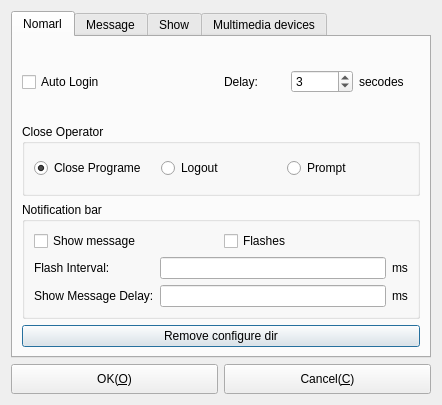
<?xml version="1.0" encoding="UTF-8"?>
<ui version="4.0">
 <class>CDlgOptions</class>
 <widget class="QDialog" name="CDlgOptions">
  <property name="geometry">
   <rect>
    <x>0</x>
    <y>0</y>
    <width>442</width>
    <height>405</height>
   </rect>
  </property>
  <property name="windowTitle">
   <string>Options</string>
  </property>
  <layout class="QGridLayout" name="gridLayout_13">
   <item row="0" column="0">
    <widget class="QTabWidget" name="tabWidget">
     <property name="currentIndex">
      <number>0</number>
     </property>
     <widget class="QWidget" name="Nomarl">
      <attribute name="title">
       <string>Nomarl</string>
      </attribute>
      <layout class="QGridLayout" name="gridLayout_9">
       <item row="0" column="0">
        <layout class="QHBoxLayout" name="horizontalLayout_10">
         <item>
          <widget class="QCheckBox" name="cbAutoLogin">
           <property name="sizePolicy">
            <sizepolicy hsizetype="Preferred" vsizetype="Fixed">
             <horstretch>0</horstretch>
             <verstretch>0</verstretch>
            </sizepolicy>
           </property>
           <property name="text">
            <string>Auto Login</string>
           </property>
          </widget>
         </item>
         <item>
          <layout class="QHBoxLayout" name="horizontalLayout_9">
           <item>
            <widget class="QLabel" name="label_6">
             <property name="text">
              <string>Delay:</string>
             </property>
             <property name="wordWrap">
              <bool>true</bool>
             </property>
            </widget>
           </item>
           <item>
            <widget class="QSpinBox" name="sbDelayTime">
             <property name="sizePolicy">
              <sizepolicy hsizetype="Preferred" vsizetype="Fixed">
               <horstretch>0</horstretch>
               <verstretch>0</verstretch>
              </sizepolicy>
             </property>
             <property name="value">
              <number>3</number>
             </property>
            </widget>
           </item>
           <item>
            <widget class="QLabel" name="label_5">
             <property name="text">
              <string>secodes</string>
             </property>
             <property name="wordWrap">
              <bool>true</bool>
             </property>
            </widget>
           </item>
          </layout>
         </item>
        </layout>
       </item>
       <item row="1" column="0">
        <widget class="QGroupBox" name="groupBox_6">
         <property name="title">
          <string>Close Operator</string>
         </property>
         <layout class="QGridLayout" name="gridLayout_8">
          <item row="0" column="0">
           <widget class="QRadioButton" name="rBtnClosePrograme">
            <property name="text">
             <string>Close Programe</string>
            </property>
            <property name="checked">
             <bool>true</bool>
            </property>
           </widget>
          </item>
          <item row="0" column="1">
           <widget class="QRadioButton" name="rBtnLogout">
            <property name="text">
             <string>Logout</string>
            </property>
           </widget>
          </item>
          <item row="0" column="2">
           <widget class="QRadioButton" name="tBtnPrompt">
            <property name="text">
             <string>Prompt</string>
            </property>
           </widget>
          </item>
         </layout>
        </widget>
       </item>
       <item row="2" column="0">
        <widget class="QGroupBox" name="groupBox">
         <property name="sizePolicy">
          <sizepolicy hsizetype="Preferred" vsizetype="Preferred">
           <horstretch>0</horstretch>
           <verstretch>0</verstretch>
          </sizepolicy>
         </property>
         <property name="minimumSize">
          <size>
           <width>0</width>
           <height>50</height>
          </size>
         </property>
         <property name="title">
          <string>Notification bar</string>
         </property>
         <layout class="QGridLayout" name="gridLayout_2">
          <item row="1" column="0">
           <layout class="QHBoxLayout" name="horizontalLayout_2">
            <item>
             <widget class="QLabel" name="label">
              <property name="sizePolicy">
               <sizepolicy hsizetype="Preferred" vsizetype="Preferred">
                <horstretch>0</horstretch>
                <verstretch>0</verstretch>
               </sizepolicy>
              </property>
              <property name="minimumSize">
               <size>
                <width>120</width>
                <height>0</height>
               </size>
              </property>
              <property name="text">
               <string>Flash Interval: </string>
              </property>
              <property name="scaledContents">
               <bool>false</bool>
              </property>
              <property name="wordWrap">
               <bool>true</bool>
              </property>
             </widget>
            </item>
            <item>
             <widget class="QLineEdit" name="txtFlashInterval">
              <property name="sizePolicy">
               <sizepolicy hsizetype="Expanding" vsizetype="Fixed">
                <horstretch>0</horstretch>
                <verstretch>0</verstretch>
               </sizepolicy>
              </property>
             </widget>
            </item>
            <item>
             <widget class="QLabel" name="label_2">
              <property name="text">
               <string>ms</string>
              </property>
              <property name="wordWrap">
               <bool>true</bool>
              </property>
             </widget>
            </item>
           </layout>
          </item>
          <item row="2" column="0">
           <layout class="QHBoxLayout" name="horizontalLayout_4">
            <item>
             <widget class="QLabel" name="label_4">
              <property name="sizePolicy">
               <sizepolicy hsizetype="Preferred" vsizetype="Preferred">
                <horstretch>0</horstretch>
                <verstretch>0</verstretch>
               </sizepolicy>
              </property>
              <property name="minimumSize">
               <size>
                <width>120</width>
                <height>0</height>
               </size>
              </property>
              <property name="text">
               <string>Show Message Delay:</string>
              </property>
              <property name="wordWrap">
               <bool>true</bool>
              </property>
             </widget>
            </item>
            <item>
             <widget class="QLineEdit" name="txtShowMessageDelay">
              <property name="sizePolicy">
               <sizepolicy hsizetype="Expanding" vsizetype="Fixed">
                <horstretch>0</horstretch>
                <verstretch>0</verstretch>
               </sizepolicy>
              </property>
             </widget>
            </item>
            <item>
             <widget class="QLabel" name="label_3">
              <property name="text">
               <string>ms</string>
              </property>
              <property name="wordWrap">
               <bool>true</bool>
              </property>
             </widget>
            </item>
           </layout>
          </item>
          <item row="0" column="0">
           <layout class="QHBoxLayout" name="horizontalLayout_3">
            <item>
             <widget class="QCheckBox" name="cbNotificationShowMessage">
              <property name="sizePolicy">
               <sizepolicy hsizetype="Preferred" vsizetype="Preferred">
                <horstretch>0</horstretch>
                <verstretch>0</verstretch>
               </sizepolicy>
              </property>
              <property name="text">
               <string>Show message</string>
              </property>
             </widget>
            </item>
            <item>
             <widget class="QCheckBox" name="cbNotificationFlash">
              <property name="sizePolicy">
               <sizepolicy hsizetype="Preferred" vsizetype="Preferred">
                <horstretch>0</horstretch>
                <verstretch>0</verstretch>
               </sizepolicy>
              </property>
              <property name="text">
               <string>Flashes</string>
              </property>
             </widget>
            </item>
           </layout>
          </item>
         </layout>
        </widget>
       </item>
       <item row="3" column="0">
        <widget class="QPushButton" name="pbResetConfigure">
         <property name="text">
          <string>Remove configure dir</string>
         </property>
        </widget>
       </item>
      </layout>
     </widget>
     <widget class="QWidget" name="Message">
      <attribute name="title">
       <string>Message</string>
      </attribute>
      <layout class="QGridLayout" name="gridLayout_10">
       <item row="0" column="0">
        <widget class="QCheckBox" name="cbMessageSound">
         <property name="sizePolicy">
          <sizepolicy hsizetype="Preferred" vsizetype="Preferred">
           <horstretch>0</horstretch>
           <verstretch>0</verstretch>
          </sizepolicy>
         </property>
         <property name="text">
          <string>Receiving a message alert tone</string>
         </property>
        </widget>
       </item>
       <item row="1" column="0">
        <widget class="QGroupBox" name="gBSendMessage">
         <property name="title">
          <string>Send message key</string>
         </property>
         <layout class="QGridLayout" name="gridLayout_5">
          <item row="0" column="0">
           <widget class="QRadioButton" name="rBtnCTRLENTER">
            <property name="sizePolicy">
             <sizepolicy hsizetype="Preferred" vsizetype="Fixed">
              <horstretch>0</horstretch>
              <verstretch>0</verstretch>
             </sizepolicy>
            </property>
            <property name="text">
             <string>CTRL+ENTER</string>
            </property>
            <property name="checked">
             <bool>true</bool>
            </property>
           </widget>
          </item>
          <item row="0" column="1">
           <widget class="QRadioButton" name="rbtnENTER">
            <property name="sizePolicy">
             <sizepolicy hsizetype="Preferred" vsizetype="Fixed">
              <horstretch>0</horstretch>
              <verstretch>0</verstretch>
             </sizepolicy>
            </property>
            <property name="text">
             <string>ENTER</string>
            </property>
            <property name="checked">
             <bool>false</bool>
            </property>
           </widget>
          </item>
         </layout>
        </widget>
       </item>
       <item row="2" column="0">
        <widget class="QGroupBox" name="groupBox_5">
         <property name="sizePolicy">
          <sizepolicy hsizetype="Preferred" vsizetype="Preferred">
           <horstretch>0</horstretch>
           <verstretch>0</verstretch>
          </sizepolicy>
         </property>
         <property name="title">
          <string>Screen Shot to</string>
         </property>
         <layout class="QGridLayout" name="gridLayout">
          <item row="0" column="0">
           <widget class="QRadioButton" name="rBtn_clipboard">
            <property name="sizePolicy">
             <sizepolicy hsizetype="Preferred" vsizetype="Preferred">
              <horstretch>0</horstretch>
              <verstretch>0</verstretch>
             </sizepolicy>
            </property>
            <property name="text">
             <string>Clipboard</string>
            </property>
           </widget>
          </item>
          <item row="0" column="1">
           <widget class="QRadioButton" name="rBtn_save">
            <property name="sizePolicy">
             <sizepolicy hsizetype="Preferred" vsizetype="Preferred">
              <horstretch>0</horstretch>
              <verstretch>0</verstretch>
             </sizepolicy>
            </property>
            <property name="text">
             <string>save</string>
            </property>
           </widget>
          </item>
          <item row="0" column="2">
           <widget class="QRadioButton" name="rBtn_send">
            <property name="sizePolicy">
             <sizepolicy hsizetype="Preferred" vsizetype="Preferred">
              <horstretch>0</horstretch>
              <verstretch>0</verstretch>
             </sizepolicy>
            </property>
            <property name="text">
             <string>send</string>
            </property>
           </widget>
          </item>
         </layout>
        </widget>
       </item>
      </layout>
     </widget>
     <widget class="QWidget" name="Show">
      <attribute name="title">
       <string>Show</string>
      </attribute>
      <layout class="QGridLayout" name="gridLayout_7">
       <item row="0" column="0">
        <widget class="QGroupBox" name="groupBox_2">
         <property name="sizePolicy">
          <sizepolicy hsizetype="Preferred" vsizetype="Fixed">
           <horstretch>0</horstretch>
           <verstretch>0</verstretch>
          </sizepolicy>
         </property>
         <property name="minimumSize">
          <size>
           <width>0</width>
           <height>50</height>
          </size>
         </property>
         <property name="title">
          <string>Show User Name</string>
         </property>
         <layout class="QGridLayout" name="gridLayout_3">
          <item row="0" column="0">
           <widget class="QRadioButton" name="rbJID">
            <property name="text">
             <string>JID</string>
            </property>
           </widget>
          </item>
          <item row="0" column="1">
           <widget class="QRadioButton" name="rbName">
            <property name="text">
             <string>Name</string>
            </property>
            <property name="checked">
             <bool>true</bool>
            </property>
           </widget>
          </item>
          <item row="0" column="2">
           <widget class="QRadioButton" name="rbNick">
            <property name="acceptDrops">
             <bool>false</bool>
            </property>
            <property name="text">
             <string>Nick</string>
            </property>
            <property name="checked">
             <bool>false</bool>
            </property>
           </widget>
          </item>
         </layout>
        </widget>
       </item>
       <item row="1" column="0">
        <widget class="QGroupBox" name="groupBox_3">
         <property name="sizePolicy">
          <sizepolicy hsizetype="Preferred" vsizetype="Fixed">
           <horstretch>0</horstretch>
           <verstretch>0</verstretch>
          </sizepolicy>
         </property>
         <property name="minimumSize">
          <size>
           <width>0</width>
           <height>100</height>
          </size>
         </property>
         <property name="maximumSize">
          <size>
           <width>16777215</width>
           <height>16777215</height>
          </size>
         </property>
         <property name="title">
          <string>User color</string>
         </property>
         <layout class="QGridLayout" name="gridLayout_4">
          <item row="0" column="0">
           <layout class="QHBoxLayout" name="horizontalLayout_6">
            <item>
             <widget class="QLabel" name="lbLocalUserColor">
              <property name="text">
               <string>Locale user color:</string>
              </property>
              <property name="wordWrap">
               <bool>true</bool>
              </property>
             </widget>
            </item>
            <item>
             <widget class="QPushButton" name="pbLocalUserColor">
              <property name="sizePolicy">
               <sizepolicy hsizetype="Preferred" vsizetype="Preferred">
                <horstretch>0</horstretch>
                <verstretch>0</verstretch>
               </sizepolicy>
              </property>
              <property name="minimumSize">
               <size>
                <width>0</width>
                <height>30</height>
               </size>
              </property>
              <property name="text">
               <string>Select color(&amp;S)</string>
              </property>
             </widget>
            </item>
           </layout>
          </item>
          <item row="1" column="0">
           <layout class="QHBoxLayout" name="horizontalLayout_5">
            <item>
             <widget class="QLabel" name="lbRosterColor">
              <property name="text">
               <string>Roster color:</string>
              </property>
              <property name="wordWrap">
               <bool>true</bool>
              </property>
             </widget>
            </item>
            <item>
             <widget class="QPushButton" name="pbRosterColor">
              <property name="sizePolicy">
               <sizepolicy hsizetype="Preferred" vsizetype="Preferred">
                <horstretch>0</horstretch>
                <verstretch>0</verstretch>
               </sizepolicy>
              </property>
              <property name="minimumSize">
               <size>
                <width>0</width>
                <height>30</height>
               </size>
              </property>
              <property name="text">
               <string>Select color(&amp;S)</string>
              </property>
             </widget>
            </item>
           </layout>
          </item>
         </layout>
        </widget>
       </item>
       <item row="2" column="0">
        <widget class="QGroupBox" name="groupBox_4">
         <property name="sizePolicy">
          <sizepolicy hsizetype="Preferred" vsizetype="Fixed">
           <horstretch>0</horstretch>
           <verstretch>0</verstretch>
          </sizepolicy>
         </property>
         <property name="minimumSize">
          <size>
           <width>0</width>
           <height>90</height>
          </size>
         </property>
         <property name="maximumSize">
          <size>
           <width>16777215</width>
           <height>16777215</height>
          </size>
         </property>
         <property name="title">
          <string>Message color</string>
         </property>
         <layout class="QGridLayout" name="gridLayout_6">
          <item row="0" column="0">
           <layout class="QHBoxLayout" name="horizontalLayout_7">
            <item>
             <widget class="QLabel" name="lbLocalUserMessageColor">
              <property name="text">
               <string>Locale user message color:</string>
              </property>
              <property name="wordWrap">
               <bool>true</bool>
              </property>
             </widget>
            </item>
            <item>
             <widget class="QPushButton" name="pbLocalUserMessageColor">
              <property name="sizePolicy">
               <sizepolicy hsizetype="Preferred" vsizetype="Preferred">
                <horstretch>0</horstretch>
                <verstretch>0</verstretch>
               </sizepolicy>
              </property>
              <property name="minimumSize">
               <size>
                <width>0</width>
                <height>30</height>
               </size>
              </property>
              <property name="text">
               <string>Select color(&amp;S)</string>
              </property>
             </widget>
            </item>
           </layout>
          </item>
          <item row="1" column="0">
           <layout class="QHBoxLayout" name="horizontalLayout_8">
            <item>
             <widget class="QLabel" name="lbRosterMessageColor">
              <property name="text">
               <string>Roster message color:</string>
              </property>
              <property name="wordWrap">
               <bool>true</bool>
              </property>
             </widget>
            </item>
            <item>
             <widget class="QPushButton" name="pbRosterMessageColor">
              <property name="sizePolicy">
               <sizepolicy hsizetype="Preferred" vsizetype="Preferred">
                <horstretch>0</horstretch>
                <verstretch>0</verstretch>
               </sizepolicy>
              </property>
              <property name="minimumSize">
               <size>
                <width>0</width>
                <height>30</height>
               </size>
              </property>
              <property name="text">
               <string>Select color(&amp;S)</string>
              </property>
             </widget>
            </item>
           </layout>
          </item>
          <item row="2" column="0">
           <layout class="QHBoxLayout" name="horizontalLayout_11">
            <item>
             <widget class="QLabel" name="lbUnreadMessageCountColor">
              <property name="text">
               <string>Unread message count color:</string>
              </property>
              <property name="wordWrap">
               <bool>true</bool>
              </property>
             </widget>
            </item>
            <item>
             <widget class="QPushButton" name="pbUnreadMessageCountColor">
              <property name="sizePolicy">
               <sizepolicy hsizetype="Preferred" vsizetype="Preferred">
                <horstretch>0</horstretch>
                <verstretch>0</verstretch>
               </sizepolicy>
              </property>
              <property name="minimumSize">
               <size>
                <width>0</width>
                <height>30</height>
               </size>
              </property>
              <property name="text">
               <string>Select color(&amp;S)</string>
              </property>
             </widget>
            </item>
           </layout>
          </item>
         </layout>
        </widget>
       </item>
      </layout>
     </widget>
     <widget class="QWidget" name="tab">
      <attribute name="title">
       <string>Multimedia devices</string>
      </attribute>
      <layout class="QGridLayout" name="gridLayout_11">
       <item row="0" column="0">
        <widget class="QGroupBox" name="groupBox_7">
         <property name="sizePolicy">
          <sizepolicy hsizetype="Preferred" vsizetype="Fixed">
           <horstretch>0</horstretch>
           <verstretch>0</verstretch>
          </sizepolicy>
         </property>
         <property name="title">
          <string>Audio devices</string>
         </property>
         <layout class="QGridLayout" name="gridLayout_12">
          <item row="0" column="0">
           <layout class="QHBoxLayout" name="horizontalLayout_12">
            <item>
             <widget class="QLabel" name="label_8">
              <property name="sizePolicy">
               <sizepolicy hsizetype="Minimum" vsizetype="Preferred">
                <horstretch>0</horstretch>
                <verstretch>0</verstretch>
               </sizepolicy>
              </property>
              <property name="text">
               <string>Audio input devices:</string>
              </property>
              <property name="wordWrap">
               <bool>true</bool>
              </property>
             </widget>
            </item>
            <item>
             <widget class="QComboBox" name="cbAudioInput"/>
            </item>
           </layout>
          </item>
          <item row="1" column="0">
           <layout class="QHBoxLayout" name="horizontalLayout_13">
            <item>
             <widget class="QLabel" name="label_9">
              <property name="sizePolicy">
               <sizepolicy hsizetype="Minimum" vsizetype="Preferred">
                <horstretch>0</horstretch>
                <verstretch>0</verstretch>
               </sizepolicy>
              </property>
              <property name="text">
               <string>Audio output devices:</string>
              </property>
              <property name="wordWrap">
               <bool>true</bool>
              </property>
             </widget>
            </item>
            <item>
             <widget class="QComboBox" name="cbAudioOutput"/>
            </item>
           </layout>
          </item>
         </layout>
        </widget>
       </item>
       <item row="1" column="0">
        <layout class="QHBoxLayout" name="horizontalLayout_14">
         <item>
          <widget class="QLabel" name="label_7">
           <property name="text">
            <string>video devices:</string>
           </property>
           <property name="wordWrap">
            <bool>true</bool>
           </property>
          </widget>
         </item>
         <item>
          <widget class="QComboBox" name="cbVideo"/>
         </item>
        </layout>
       </item>
       <item row="2" column="0">
        <layout class="QHBoxLayout" name="horizontalLayout_15">
         <item>
          <widget class="QCheckBox" name="cbShowLocaleVideo">
           <property name="text">
            <string>Show locale video</string>
           </property>
          </widget>
         </item>
         <item>
          <widget class="QCheckBox" name="cbMonitor">
           <property name="text">
            <string>Monitor mode</string>
           </property>
          </widget>
         </item>
        </layout>
       </item>
      </layout>
     </widget>
    </widget>
   </item>
   <item row="1" column="0">
    <layout class="QHBoxLayout" name="horizontalLayout">
     <item>
      <widget class="QPushButton" name="pbOK">
       <property name="sizePolicy">
        <sizepolicy hsizetype="Preferred" vsizetype="Fixed">
         <horstretch>0</horstretch>
         <verstretch>0</verstretch>
        </sizepolicy>
       </property>
       <property name="minimumSize">
        <size>
         <width>80</width>
         <height>30</height>
        </size>
       </property>
       <property name="maximumSize">
        <size>
         <width>16777215</width>
         <height>16777215</height>
        </size>
       </property>
       <property name="text">
        <string>OK(&amp;O)</string>
       </property>
       <property name="icon">
        <iconset resource="../../Resource/Resource.qrc">
         <normaloff>:/icon/Accept</normaloff>:/icon/Accept</iconset>
       </property>
      </widget>
     </item>
     <item>
      <widget class="QPushButton" name="pbCancel">
       <property name="sizePolicy">
        <sizepolicy hsizetype="Preferred" vsizetype="Fixed">
         <horstretch>0</horstretch>
         <verstretch>0</verstretch>
        </sizepolicy>
       </property>
       <property name="minimumSize">
        <size>
         <width>80</width>
         <height>30</height>
        </size>
       </property>
       <property name="maximumSize">
        <size>
         <width>16777215</width>
         <height>16777215</height>
        </size>
       </property>
       <property name="text">
        <string>Cancel(&amp;C)</string>
       </property>
       <property name="icon">
        <iconset resource="../../Resource/Resource.qrc">
         <normaloff>:/icon/Cancel</normaloff>:/icon/Cancel</iconset>
       </property>
      </widget>
     </item>
    </layout>
   </item>
  </layout>
 </widget>
 <tabstops>
  <tabstop>rbJID</tabstop>
  <tabstop>rbName</tabstop>
  <tabstop>rbNick</tabstop>
  <tabstop>pbLocalUserColor</tabstop>
  <tabstop>pbRosterColor</tabstop>
  <tabstop>pbLocalUserMessageColor</tabstop>
  <tabstop>pbRosterMessageColor</tabstop>
  <tabstop>pbUnreadMessageCountColor</tabstop>
  <tabstop>pbOK</tabstop>
  <tabstop>pbCancel</tabstop>
  <tabstop>tabWidget</tabstop>
  <tabstop>cbAutoLogin</tabstop>
  <tabstop>sbDelayTime</tabstop>
  <tabstop>cbNotificationShowMessage</tabstop>
  <tabstop>cbNotificationFlash</tabstop>
  <tabstop>txtFlashInterval</tabstop>
  <tabstop>txtShowMessageDelay</tabstop>
 </tabstops>
 <resources>
  <include location="../../Resource/Resource.qrc"/>
 </resources>
 <connections/>
</ui>
